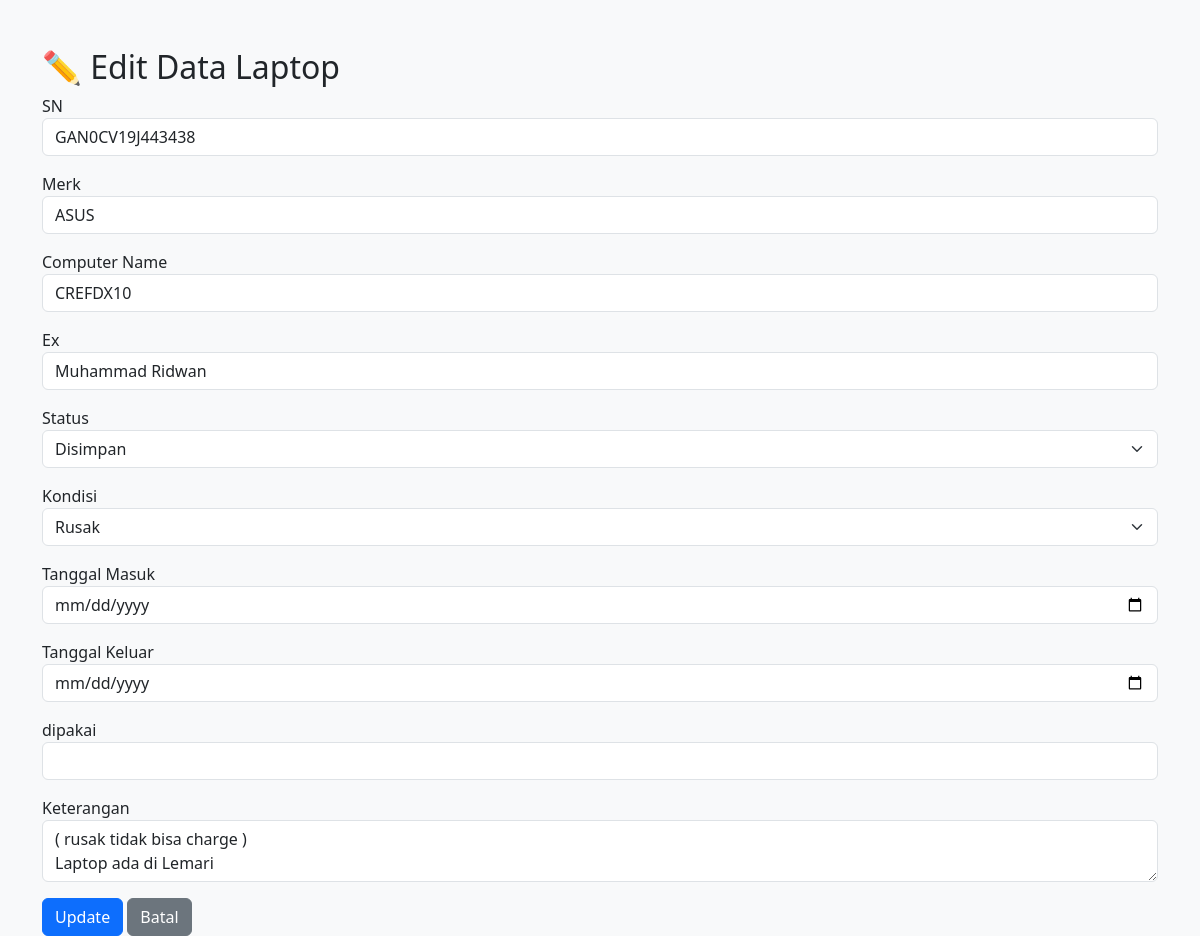
/lemari2.0/form_edit.php?id=17, run on the app's committed database.
### tables this page shows
CREATE TABLE `laptop` (
  `id` int(11) NOT NULL,
  `SN` varchar(25) DEFAULT NULL,
  `merk` varchar(25) DEFAULT NULL,
  `computer_name` varchar(30) DEFAULT NULL,
  `ex` varchar(25) DEFAULT NULL,
  `status` enum('keluar','disimpan') NOT NULL,
  `tanggal_masuk` date DEFAULT NULL,
  `tanggal_keluar` date DEFAULT NULL,
  `keterangan` text DEFAULT NULL,
  `dipakai` varchar(25) DEFAULT NULL,
  `kondisi` enum('rusak','baru','ok','kurang_baik') NOT NULL
);

### lemari2.0/form_edit.php (the view, shortened to what this page needs)
<?php
include 'koneksi.php';
$id = $_GET['id'];
$data = mysqli_fetch_assoc(mysqli_query($conn, "SELECT * FROM laptop WHERE id='$id'"));
?>
<!DOCTYPE html>
<html lang="en">
<head>
    <link href="https://cdn.jsdelivr.net/npm/bootstrap@5.3.3/dist/css/bootstrap.min.css" rel="stylesheet">
</head>
<body class="bg-light">
    <div class="container mt-5">
        <h2>✏️ Edit Data Laptop</h2>
        <form action="update.php" method="POST">
            <div class="mb-3">
                <label>SN</label>
                <input type="text" name="SN" class="form-control" value="<?= $data['SN']; ?>" required>
            </div>
            <div class="mb-3">
                <label>Merk</label>
                <input type="text" name="merk" class="form-control" value="<?= $data['merk']; ?>" required>
            </div>
            <div class="mb-3">
                <label>Computer Name</label>
                <input type="text" name="computer_name" class="form-control" value="<?= $data['computer_name']; ?>">
            </div>
            <div class="mb-3">
                <label>Ex</label>
                <input type="text" name="ex" class="form-control" value="<?= $data['ex']; ?>">
            </div>
            <div class="mb-3">
                <label>Status</label>
                <select name="status" class="form-select">
                    <option <?= $data['status'] == 'disimpan' ? 'selected' : '' ?>>Disimpan</option>
                </select>
            </div>
            <div class="mb-3">
                <label>Kondisi</label>
                <select name="kondisi" class="form-select">
                    <option <?= $data['kondisi'] == 'rusak' ? 'selected' : '' ?>>Rusak</option>
                </select>
            </div>
            <div class="mb-3">
                <label>Tanggal Masuk</label>
                <input type="date" name="tanggal_masuk" class="form-control" value="<?= $data['tanggal_masuk']; ?>">
            </div>
            <div class="mb-3">
                <label>Tanggal Keluar</label>
                <input type="date" name="tanggal_keluar" class="form-control" value="<?= $data['tanggal_keluar']; ?>">
            </div>
            <div class="mb-3">
                <label>dipakai</label>
                <input type="text" name="dipakai" class="form-control" value="<?= $data['dipakai']; ?>">
            </div>
            <div class="mb-3">
                <label>Keterangan</label>
                <textarea name="keterangan" class="form-control"><?= $data['keterangan']; ?></textarea>
            </div>
            <button type="submit" class="btn btn-primary">Update</button>
            <a href="index.php" class="btn btn-secondary">Batal</a>
        </form>
    </div>
</body>
</html>

### data on the page
laptop: SN "GAN0CV19J443438", merk "ASUS", computer_name "CREFDX10", ex "Muhammad Ridwan", status "Disimpan", kondisi "Rusak", keterangan "( rusak tidak bisa charge ) Laptop ada di Lemari"
